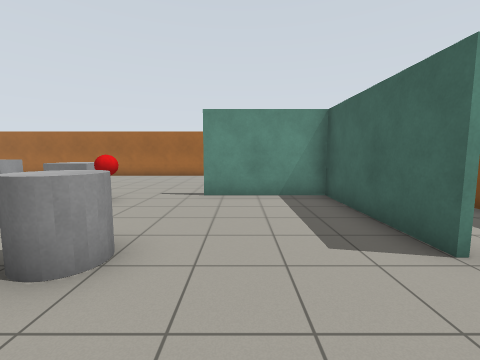
View 1 (above)

17 first-person views from a walk through a Gazebo world. The camera is 1.2 m above the floor, tilts 6° down and sees 90° across. The floor is counted in squares, 1 m on a side. Each view is taken from the middle of a square. On the plan, view 1 faces up. The plan holds only what a view shows up to about 11 squares ahead; the rest is blank.

View 2
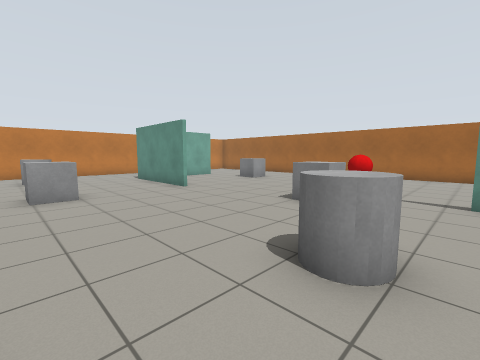

View 3
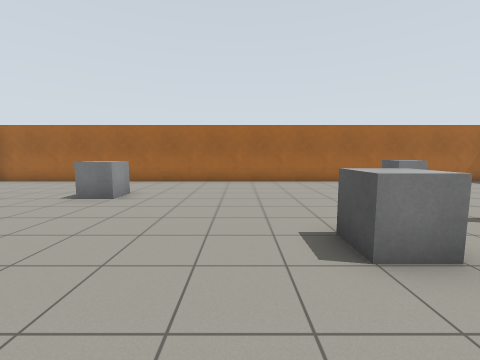

View 4
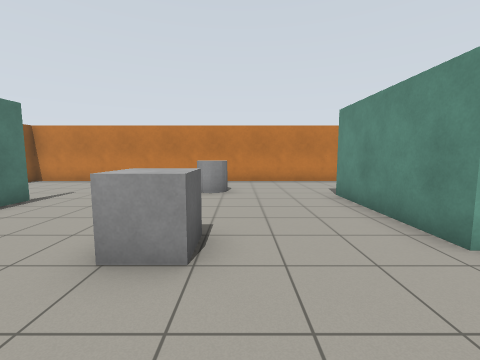

View 5
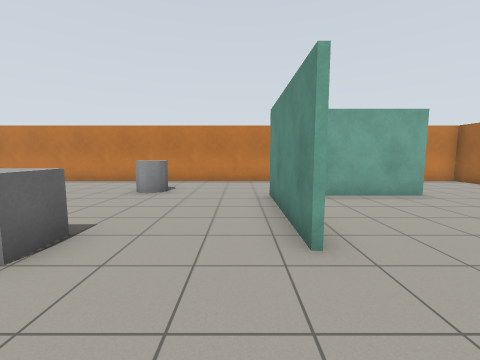

View 6
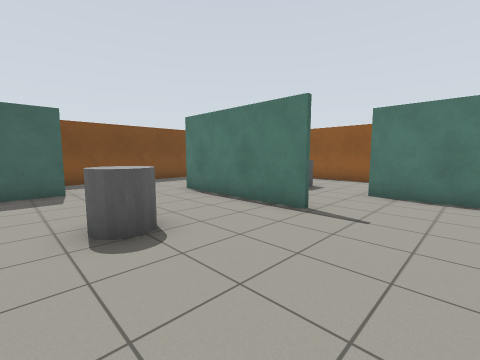

View 7
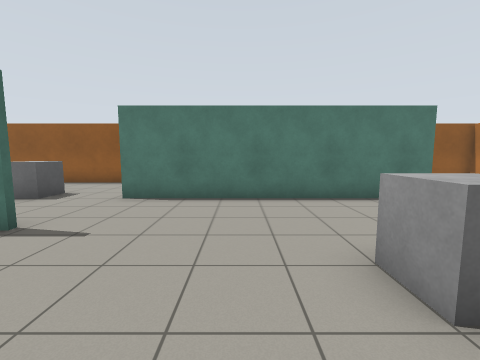

View 8
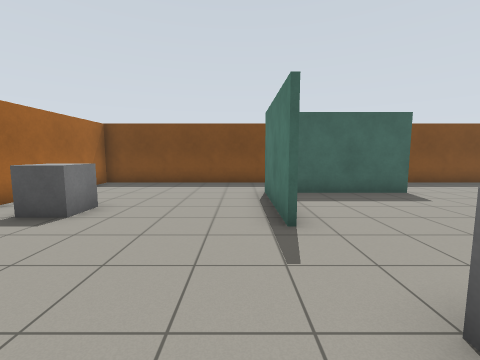

View 9
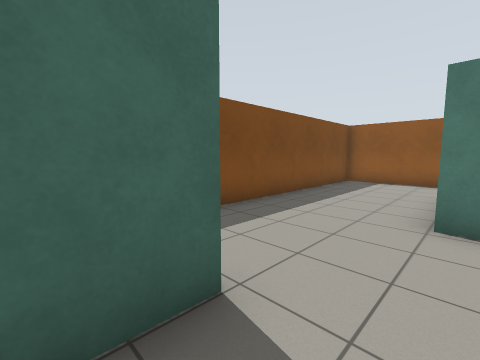

View 10
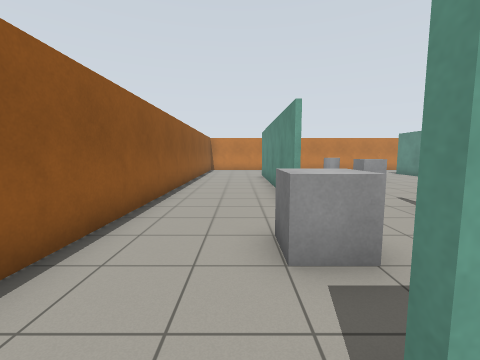

View 11
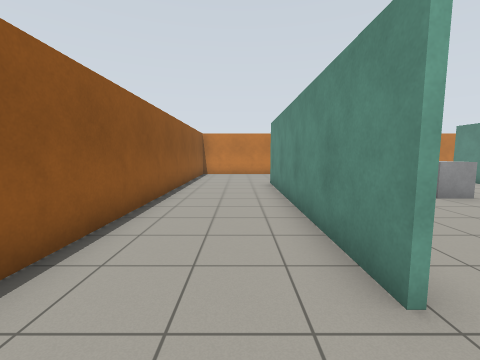

View 12
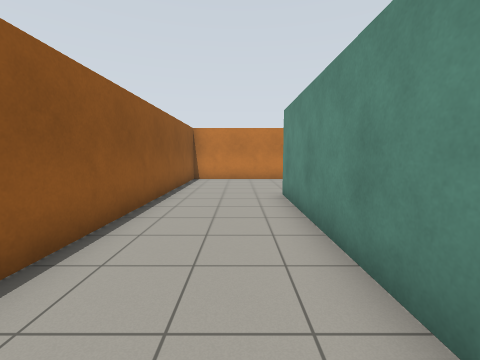

View 13
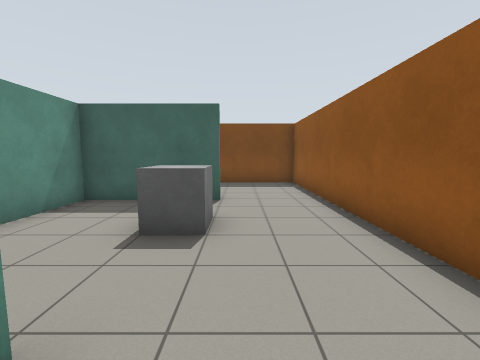

View 14
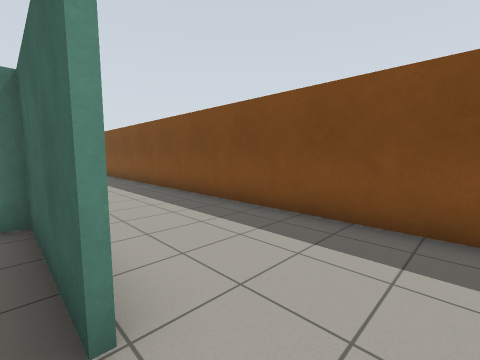

View 15
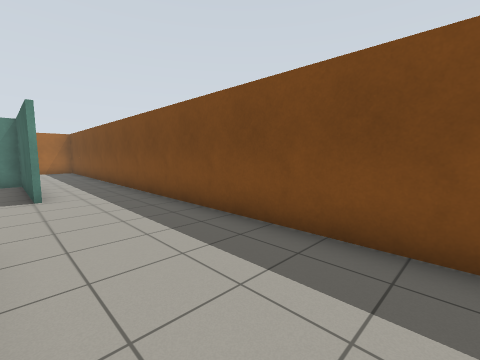

View 16
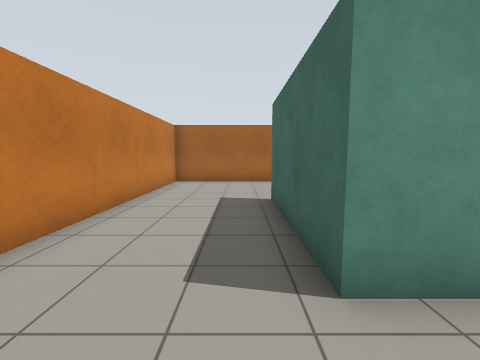

View 17
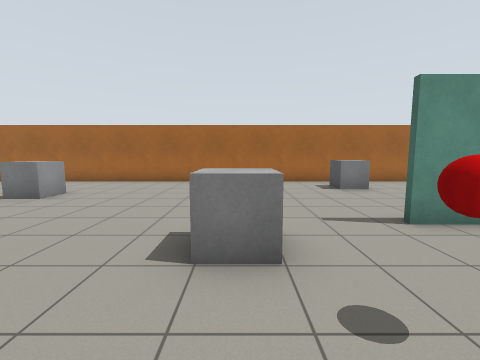

### Floor plan
Points are (right, up) in squares from view 1. A wall is a line through its corners. A room is listed if a view was taken in it or the views show most of it. See-through windows are left out.
Room 1 (views 1, 2, 3, 4, 5, 6, 7, 8, 9, 10, 11, 12, 13, 14, 15, 16, 17)
walls: (-8.9, 4.9) (-13.2, 4.9) (-13.2, 9.4); (-3.4, -0.7) (1.5, -0.7); (-1.1, 7.2) (2.7, 7.2); (-3.6, -3.7) (-12.2, -3.7); (2.5, 2.6) (2.5, 7) (-1.1, 7); (-12.4, -3.6) (-3.8, -3.6); (-13, 9.5) (-13, 6.5); (1.3, -4.5) (1.3, -0.9) (-1, -0.9); (-16.9, -7.3) (5.3, -7.3) (5.3, 13.8) (-16.9, 13.8) (-16.9, -7.3)
objects: grey cylinder (-14, 1); grey box (-10, 10); grey box (-9, 1); grey box (-4, 6); red ball (-3, 5); grey cylinder (-2, 2) to (-2, 3); grey box (-1, -4); grey box (0, 12)

Where each view was taken, in squares from view 1:
view 1: 0 up, 0 right, facing up
view 2: 0 up, 1 left, facing up-left
view 3: 3 up, 6 left, facing up
view 4: 2 up, 6 left, facing left
view 5: 4 up, 6 left, facing left
view 6: 4 up, 6 left, facing down-right
view 7: 3 up, 7 left, facing down
view 8: 8 up, 5 left, facing right
view 9: 4 up, 1 right, facing down-right
view 10: 5 down, 2 right, facing left
view 11: 5 down, 2 left, facing left
view 12: 5 down, 5 left, facing left
view 13: 5 down, 5 left, facing right
view 14: 6 down, 1 right, facing up-right
view 15: 5 down, 2 right, facing up-right
view 16: 3 up, 14 left, facing up
view 17: 3 up, 4 left, facing up
